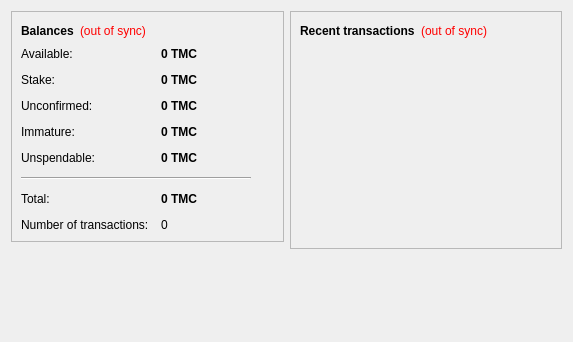
<?xml version="1.0" encoding="UTF-8"?>
<ui version="4.0">
 <class>OverviewPage</class>
 <widget class="QWidget" name="OverviewPage">
  <property name="geometry">
   <rect>
    <x>0</x>
    <y>0</y>
    <width>573</width>
    <height>342</height>
   </rect>
  </property>
  <property name="windowTitle">
   <string>Form</string>
  </property>
  <layout class="QHBoxLayout" name="horizontalLayout" stretch="1,1">
   <item>
    <layout class="QVBoxLayout" name="verticalLayout_2">
     <item>
      <widget class="QFrame" name="frame">
       <property name="frameShape">
        <enum>QFrame::StyledPanel</enum>
       </property>
       <property name="frameShadow">
        <enum>QFrame::Raised</enum>
       </property>
       <layout class="QVBoxLayout" name="verticalLayout_4">
        <item>
         <layout class="QHBoxLayout" name="horizontalLayout_4">
          <item>
           <widget class="QLabel" name="label_5">
            <property name="font">
             <font>
              <weight>75</weight>
              <bold>true</bold>
             </font>
            </property>
            <property name="text">
             <string>Balances</string>
            </property>
           </widget>
          </item>
          <item>
           <widget class="QLabel" name="labelWalletStatus">
            <property name="toolTip">
             <string>The displayed information may be out of date. Your wallet automatically synchronizes with the TemerCoin network after a connection is established, but this process has not completed yet.</string>
            </property>
            <property name="styleSheet">
             <string notr="true">QLabel { color: red; }</string>
            </property>
            <property name="text">
             <string notr="true">(out of sync)</string>
            </property>
            <property name="alignment">
             <set>Qt::AlignLeading|Qt::AlignLeft|Qt::AlignVCenter</set>
            </property>
           </widget>
          </item>
          <item>
           <spacer name="horizontalSpacer_2">
            <property name="orientation">
             <enum>Qt::Horizontal</enum>
            </property>
            <property name="sizeHint" stdset="0">
             <size>
              <width>40</width>
              <height>20</height>
             </size>
            </property>
           </spacer>
          </item>
         </layout>
        </item>
        <item>
         <layout class="QFormLayout" name="formLayout_2">
          <property name="fieldGrowthPolicy">
           <enum>QFormLayout::AllNonFixedFieldsGrow</enum>
          </property>
          <property name="horizontalSpacing">
           <number>12</number>
          </property>
          <property name="verticalSpacing">
           <number>12</number>
          </property>
          <item row="0" column="0">
           <widget class="QLabel" name="labelAvailableText">
            <property name="toolTip">
             <string>Your current available balance</string>
            </property>
            <property name="text">
             <string>Available:</string>
            </property>
           </widget>
          </item>
          <item row="0" column="1">
           <widget class="QLabel" name="labelAvailable">
            <property name="font">
             <font>
              <weight>75</weight>
              <bold>true</bold>
             </font>
            </property>
            <property name="cursor">
             <cursorShape>IBeamCursor</cursorShape>
            </property>
            <property name="toolTip">
             <string>Your current available balance</string>
            </property>
            <property name="text">
             <string notr="true">0 TMC</string>
            </property>
            <property name="alignment">
             <set>Qt::AlignLeading|Qt::AlignLeft|Qt::AlignVCenter</set>
            </property>
            <property name="textInteractionFlags">
             <set>Qt::LinksAccessibleByMouse|Qt::TextSelectableByKeyboard|Qt::TextSelectableByMouse</set>
            </property>
           </widget>
          </item>
          <item row="1" column="0">
           <widget class="QLabel" name="label_6">
            <property name="toolTip">
             <string>Total of coins that was staked, and do not yet count toward the current balance</string>
            </property>
            <property name="text">
             <string>Stake:</string>
            </property>
           </widget>
          </item>
          <item row="1" column="1">
           <widget class="QLabel" name="labelStake">
            <property name="font">
             <font>
              <weight>75</weight>
              <bold>true</bold>
             </font>
            </property>
            <property name="cursor">
             <cursorShape>IBeamCursor</cursorShape>
            </property>
            <property name="toolTip">
             <string>Total of coins that was staked, and do not yet count toward the current balance</string>
            </property>
            <property name="text">
             <string notr="true">0 TMC</string>
            </property>
            <property name="alignment">
             <set>Qt::AlignLeading|Qt::AlignLeft|Qt::AlignVCenter</set>
            </property>
            <property name="textInteractionFlags">
             <set>Qt::LinksAccessibleByMouse|Qt::TextSelectableByKeyboard|Qt::TextSelectableByMouse</set>
            </property>
           </widget>
          </item>
          <item row="2" column="0">
           <widget class="QLabel" name="label_3">
            <property name="toolTip">
             <string>Total of transactions that have yet to be confirmed, and do not yet count toward the current balance</string>
            </property>
            <property name="text">
             <string>Unconfirmed:</string>
            </property>
           </widget>
          </item>
          <item row="2" column="1">
           <widget class="QLabel" name="labelUnconfirmed">
            <property name="font">
             <font>
              <weight>75</weight>
              <bold>true</bold>
             </font>
            </property>
            <property name="cursor">
             <cursorShape>IBeamCursor</cursorShape>
            </property>
            <property name="toolTip">
             <string>Total of transactions that have yet to be confirmed, and do not yet count toward the current balance</string>
            </property>
            <property name="text">
             <string notr="true">0 TMC</string>
            </property>
            <property name="alignment">
             <set>Qt::AlignLeading|Qt::AlignLeft|Qt::AlignVCenter</set>
            </property>
            <property name="textInteractionFlags">
             <set>Qt::LinksAccessibleByMouse|Qt::TextSelectableByKeyboard|Qt::TextSelectableByMouse</set>
            </property>
           </widget>
          </item>
          <item row="3" column="0">
           <widget class="QLabel" name="labelImmatureText">
            <property name="toolTip">
             <string>Mined balance that has not yet matured</string>
            </property>
            <property name="text">
             <string>Immature:</string>
            </property>
           </widget>
          </item>
          <item row="3" column="1">
           <widget class="QLabel" name="labelImmature">
            <property name="font">
             <font>
              <weight>75</weight>
              <bold>true</bold>
             </font>
            </property>
            <property name="toolTip">
             <string>Mined balance that has not yet matured</string>
            </property>
            <property name="text">
             <string notr="true">0 TMC</string>
            </property>
            <property name="alignment">
             <set>Qt::AlignLeading|Qt::AlignLeft|Qt::AlignVCenter</set>
            </property>
            <property name="textInteractionFlags">
             <set>Qt::LinksAccessibleByMouse|Qt::TextSelectableByKeyboard|Qt::TextSelectableByMouse</set>
            </property>
           </widget>
          </item>
          <item row="4" column="0">
           <widget class="QLabel" name="labelBalanceWatchOnlyText">
            <property name="toolTip">
             <string>Your unspendable balance</string>
            </property>
            <property name="text">
             <string>Unspendable:</string>
            </property>
           </widget>
          </item>
          <item row="4" column="1">
           <widget class="QLabel" name="labelBalanceWatchOnly">
            <property name="font">
             <font>
              <weight>75</weight>
              <bold>true</bold>
             </font>
            </property>
            <property name="cursor">
             <cursorShape>IBeamCursor</cursorShape>
            </property>
            <property name="toolTip">
             <string>Your unspendable balance</string>
            </property>
            <property name="text">
             <string notr="true">0 TMC</string>
            </property>
            <property name="alignment">
             <set>Qt::AlignLeading|Qt::AlignLeft|Qt::AlignVCenter</set>
            </property>
            <property name="textInteractionFlags">
             <set>Qt::LinksAccessibleByMouse|Qt::TextSelectableByKeyboard|Qt::TextSelectableByMouse</set>
            </property>
           </widget>
          </item>
          <item row="5" column="0" colspan="2">
           <widget class="Line" name="line">
            <property name="maximumSize">
             <size>
              <width>230</width>
              <height>16777215</height>
             </size>
            </property>
            <property name="orientation">
             <enum>Qt::Horizontal</enum>
            </property>
           </widget>
          </item>
          <item row="6" column="0">
           <widget class="QLabel" name="labelTotalText">
            <property name="toolTip">
             <string>Your current total balance</string>
            </property>
            <property name="text">
             <string>Total:</string>
            </property>
           </widget>
          </item>
          <item row="6" column="1">
           <widget class="QLabel" name="labelTotal">
            <property name="font">
             <font>
              <weight>75</weight>
              <bold>true</bold>
             </font>
            </property>
            <property name="toolTip">
             <string>Your current total balance</string>
            </property>
            <property name="text">
             <string notr="true">0 TMC</string>
            </property>
            <property name="alignment">
             <set>Qt::AlignLeading|Qt::AlignLeft|Qt::AlignVCenter</set>
            </property>
            <property name="textInteractionFlags">
             <set>Qt::LinksAccessibleByMouse|Qt::TextSelectableByKeyboard|Qt::TextSelectableByMouse</set>
            </property>
           </widget>
          </item>
          <item row="7" column="0">
           <widget class="QLabel" name="label_2">
            <property name="toolTip">
             <string>Total number of transactions in wallet</string>
            </property>
            <property name="text">
             <string>Number of transactions:</string>
            </property>
           </widget>
          </item>
          <item row="7" column="1">
           <widget class="QLabel" name="labelNumTransactions">
            <property name="toolTip">
             <string>Total number of transactions in wallet</string>
            </property>
            <property name="text">
             <string notr="true">0</string>
            </property>
           </widget>
          </item>
         </layout>
        </item>
       </layout>
      </widget>
     </item>
     <item>
      <spacer name="verticalSpacer">
       <property name="orientation">
        <enum>Qt::Vertical</enum>
       </property>
       <property name="sizeHint" stdset="0">
        <size>
         <width>20</width>
         <height>40</height>
        </size>
       </property>
      </spacer>
     </item>
    </layout>
   </item>
   <item>
    <layout class="QVBoxLayout" name="verticalLayout_3">
     <item>
      <widget class="QFrame" name="frame_2">
       <property name="frameShape">
        <enum>QFrame::StyledPanel</enum>
       </property>
       <property name="frameShadow">
        <enum>QFrame::Raised</enum>
       </property>
       <layout class="QVBoxLayout" name="verticalLayout">
        <item>
         <layout class="QHBoxLayout" name="horizontalLayout_2">
          <item>
           <widget class="QLabel" name="label_4">
            <property name="text">
             <string>&lt;b&gt;Recent transactions&lt;/b&gt;</string>
            </property>
           </widget>
          </item>
          <item>
           <widget class="QLabel" name="labelTransactionsStatus">
            <property name="toolTip">
             <string>The displayed information may be out of date. Your wallet automatically synchronizes with the TemerCoin network after a connection is established, but this process has not completed yet.</string>
            </property>
            <property name="styleSheet">
             <string notr="true">QLabel { color: red; }</string>
            </property>
            <property name="text">
             <string notr="true">(out of sync)</string>
            </property>
            <property name="alignment">
             <set>Qt::AlignRight|Qt::AlignTrailing|Qt::AlignVCenter</set>
            </property>
           </widget>
          </item>
          <item>
           <spacer name="horizontalSpacer">
            <property name="orientation">
             <enum>Qt::Horizontal</enum>
            </property>
            <property name="sizeHint" stdset="0">
             <size>
              <width>40</width>
              <height>20</height>
             </size>
            </property>
           </spacer>
          </item>
         </layout>
        </item>
        <item>
         <widget class="QListView" name="listTransactions">
          <property name="styleSheet">
           <string notr="true">QListView { background: transparent; }</string>
          </property>
          <property name="frameShape">
           <enum>QFrame::NoFrame</enum>
          </property>
          <property name="verticalScrollBarPolicy">
           <enum>Qt::ScrollBarAlwaysOff</enum>
          </property>
          <property name="horizontalScrollBarPolicy">
           <enum>Qt::ScrollBarAlwaysOff</enum>
          </property>
          <property name="selectionMode">
           <enum>QAbstractItemView::NoSelection</enum>
          </property>
         </widget>
        </item>
       </layout>
      </widget>
     </item>
     <item>
      <spacer name="verticalSpacer_2">
       <property name="orientation">
        <enum>Qt::Vertical</enum>
       </property>
       <property name="sizeHint" stdset="0">
        <size>
         <width>20</width>
         <height>40</height>
        </size>
       </property>
      </spacer>
     </item>
    </layout>
   </item>
  </layout>
 </widget>
 <resources/>
 <connections/>
</ui>
